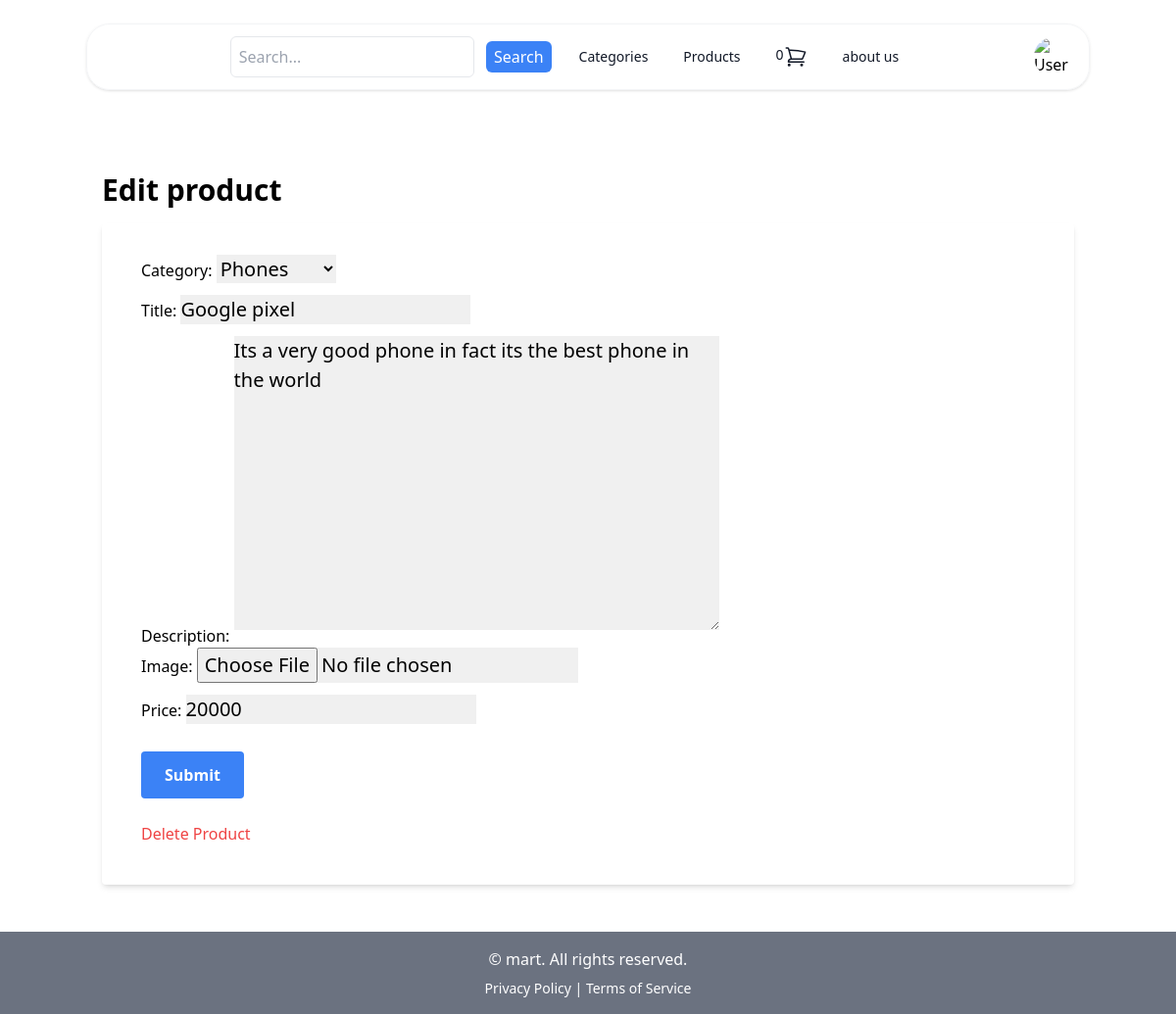
/mystore/edit_product/2/ (signed in), run on an earlier commit of the app's database.
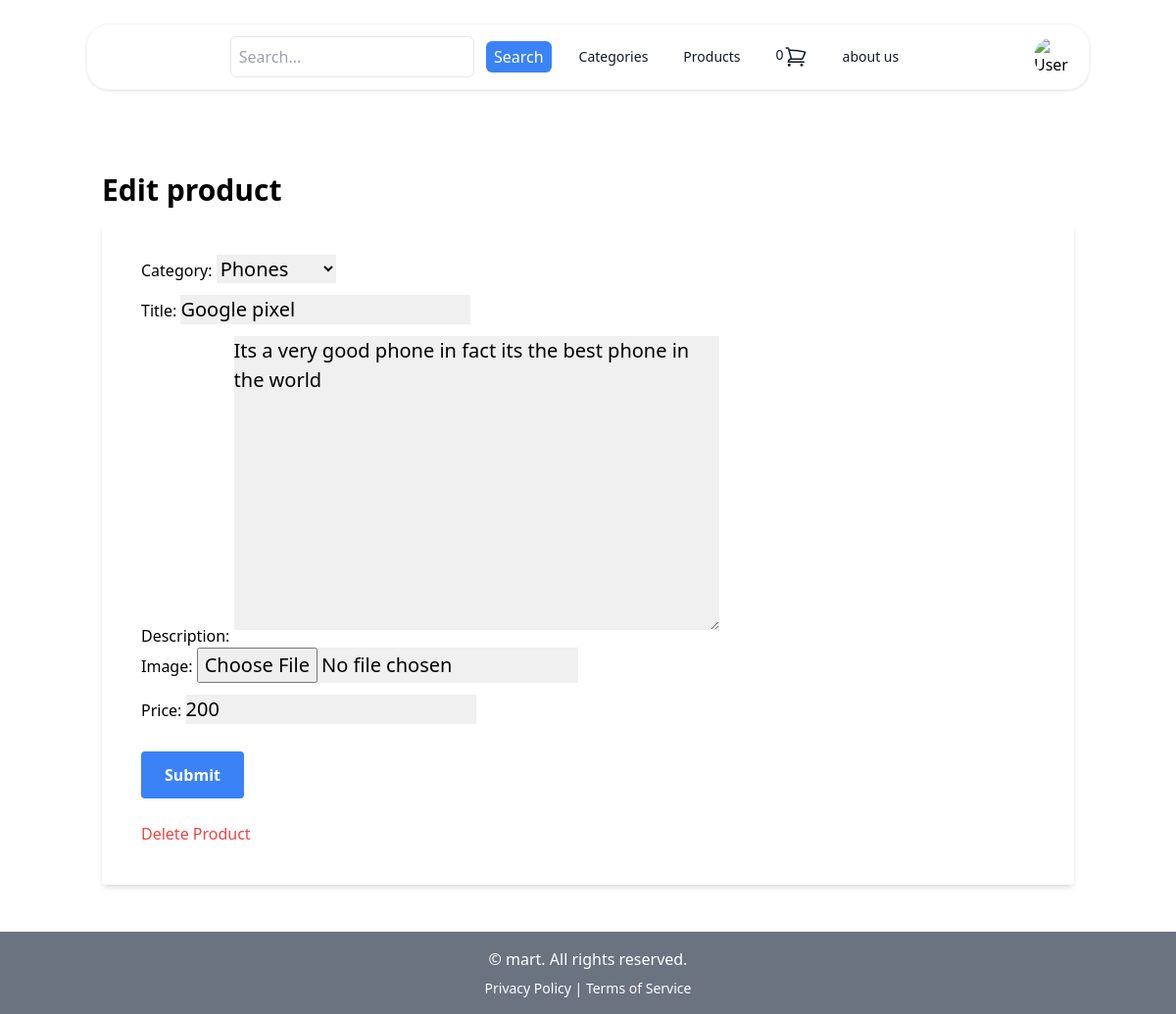
And on a later commit of the database.
### store/models.py (models this page shows, shortened)
class Product(models.Model):
    DRAFT = 'draft'
    WAITING_APPROVAL = 'awaitingapproval'
    ACTIVE = 'active'
    DELETED = 'deleted'
    STATUS_CHOICES = (
        (DRAFT, 'Draft'),
        (WAITING_APPROVAL,'Awaitng Approval'),
        (ACTIVE, 'Active'),
        (DELETED, 'Deleted'),
    )
    user = models.ForeignKey(User, related_name='products', on_delete=models.CASCADE)
    category = models.ForeignKey(Category, related_name='products', on_delete=models.CASCADE)
    title = models.CharField(max_length=50)
    slug = models.SlugField(max_length=50)
    description = models.TextField(blank=True)
    image = models.ImageField(upload_to='uploads/product_images', blank=True, null=True)
    thumbnails = models.ImageField(upload_to='uploads/product_images/thumbnails/', blank=True,null=True)
    price = models.IntegerField()
    created_at = models.DateTimeField(auto_now_add=True)
    update_at = models.DateTimeField(auto_now=True)
    status = models.CharField(max_length=50,choices=STATUS_CHOICES,default=ACTIVE)

### userprofile/views.py (the view)
# urls.py: path('mystore/edit_product/<int:pk>/',views.edit_product,name='edit-product'),
@login_required
def edit_product(request,pk):
    product = Product.objects.filter(user=request.user).get(pk=pk)
    if request.method == 'POST':
        form = ProductForm(request.POST, request.FILES, instance=product)
        if form.is_valid():
            form.save()
            messages.success(request, "Product details updated successfully.")
            return redirect('mystore')
    else:
        form = ProductForm(instance=product)
    return render(request, 'userprofile/add_product.html',{
        'title':'Edit product',
        'product':product,
        'form':form})

### store/forms.py
class ProductForm(forms.ModelForm):
    class Meta:
        model = Product
        fields = ("category", "title", "description", "image", "price")
        widgets = {
            'category': forms.Select(attrs={'class': 'form-control mb-3', 'style': 'background-color: #F0F0F0; font-size: 1.25rem;'}),
            'title': forms.TextInput(attrs={'class': 'form-control mb-3', 'style': 'background-color: #F0F0F0; font-size: 1.25rem;'}),
            'description': forms.Textarea(attrs={'class': 'form-control mb-3', 'rows': 10, 'style': 'background-color: #F0F0F0; font-size: 1.25rem;'}),
            'image': forms.FileInput(attrs={'class': 'form-control-file mb-3', 'style': 'background-color: #F0F0F0; font-size: 1.25rem;'}),
            'price': forms.NumberInput(attrs={'class': 'form-control mb-3', 'style': 'background-color: #F0F0F0; font-size: 1.25rem;'}),
        }

### store/cart.py (called while the page is built)
    def __len__(self):
        return sum(item['quantity'] for item in self.cart.values())

### store/context_processors.py (called while the page is built)
def cart(request):
    return {'cart':Cart(request)}

### store/models.py (called while the page is built)
    def __str__(self):
        return self.title

### store/templatetags/menu.py (called while the page is built)
@register.inclusion_tag('core/menu.html')
def menu():
    categories = Category.objects.all()
    return {'categories':categories}

### userprofile/templates/userprofile/add_product.html (shortened to what this page needs)
{% extends "core/base.html" %}
{% block content %}
<div class="container mx-auto px-4">
    <h1 class="text-3xl font-bold my-4">{{title}}</h1>
    <div class="bg-white shadow-md rounded px-10 pt-8 pb-10 mb-4">
        <form method="post" action="." enctype="multipart/form-data">
            <div class="mb-4">
                {{ form.as_p }}
            </div>
            <button type="submit" class="bg-blue-500 hover:bg-blue-700 text-white font-bold py-3 px-6 rounded focus:outline-none focus:shadow-outline">
                Submit
            </button>
        </form>
        {% if product %}
            <a href="{% url 'delete-product' product.id %}" class="text-red-500 hover:text-red-700 mt-6 inline-block">
                Delete Product
            </a>
        {% endif %}
    </div>
</div>
{% endblock content %}

What changed in the data, as far as the page shows it:
changed Product "Phones": price "20000" → "200"
